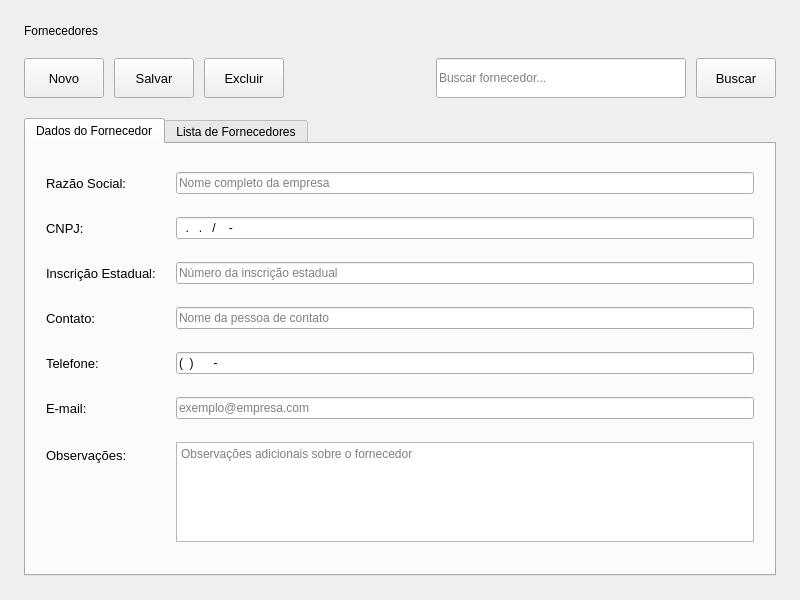
<?xml version='1.0' encoding='UTF-8'?>
<ui version="4.0">
  <class>FornecedoresWidget</class>
  <widget class="QWidget" name="FornecedoresWidget">
    <property name="geometry">
      <rect>
        <x>0</x>
        <y>0</y>
        <width>800</width>
        <height>600</height>
      </rect>
    </property>
    <property name="windowTitle">
      <string>Fornecedores</string>
    </property>
    <layout class="QVBoxLayout" name="verticalLayout">
      <property name="spacing">
        <number>20</number>
      </property>
      <property name="leftMargin">
        <number>24</number>
      </property>
      <property name="topMargin">
        <number>24</number>
      </property>
      <property name="rightMargin">
        <number>24</number>
      </property>
      <property name="bottomMargin">
        <number>24</number>
      </property>
      <item>
        <widget class="QLabel" name="lbl_title">
          <property name="text">
            <string>Fornecedores</string>
          </property>
          <property name="alignment">
            <set>Qt::AlignmentFlag::AlignLeft | Qt::AlignmentFlag::AlignVCenter</set>
          </property>
        </widget>
      </item>
      <item>
        <layout class="QHBoxLayout" name="horizontalLayout">
          <property name="spacing">
            <number>10</number>
          </property>
          <property name="leftMargin">
            <number>0</number>
          </property>
          <property name="topMargin">
            <number>0</number>
          </property>
          <property name="rightMargin">
            <number>0</number>
          </property>
          <property name="bottomMargin">
            <number>0</number>
          </property>
          <item>
            <widget class="QPushButton" name="btn_novo">
              <property name="minimumSize">
                <size>
                  <width>0</width>
                  <height>40</height>
                </size>
              </property>
              <property name="font">
                <font>
                  <family>Segoe UI</family>
                  <pointsize>10</pointsize>
                </font>
              </property>
              <property name="cursor">
                <cursorShape>PointingHandCursor</cursorShape>
              </property>
              <property name="toolTip">
                <string>Adicionar novo fornecedor</string>
              </property>
              <property name="text">
                <string>Novo</string>
              </property>
            </widget>
          </item>
          <item>
            <widget class="QPushButton" name="btn_salvar">
              <property name="minimumSize">
                <size>
                  <width>0</width>
                  <height>40</height>
                </size>
              </property>
              <property name="font">
                <font>
                  <family>Segoe UI</family>
                  <pointsize>10</pointsize>
                </font>
              </property>
              <property name="cursor">
                <cursorShape>PointingHandCursor</cursorShape>
              </property>
              <property name="toolTip">
                <string>Salvar fornecedor atual</string>
              </property>
              <property name="text">
                <string>Salvar</string>
              </property>
            </widget>
          </item>
          <item>
            <widget class="QPushButton" name="btn_excluir">
              <property name="minimumSize">
                <size>
                  <width>0</width>
                  <height>40</height>
                </size>
              </property>
              <property name="font">
                <font>
                  <family>Segoe UI</family>
                  <pointsize>10</pointsize>
                </font>
              </property>
              <property name="cursor">
                <cursorShape>PointingHandCursor</cursorShape>
              </property>
              <property name="toolTip">
                <string>Excluir fornecedor selecionado</string>
              </property>
              <property name="text">
                <string>Excluir</string>
              </property>
            </widget>
          </item>
          <item>
            <spacer name="horizontalSpacer">
              <property name="orientation">
                <enum>Qt::Orientation::Horizontal</enum>
              </property>
              <property name="sizeHint" stdset="0">
                <size>
                  <width>40</width>
                  <height>20</height>
                </size>
              </property>
            </spacer>
          </item>
          <item>
            <widget class="QLineEdit" name="txt_buscar">
              <property name="minimumSize">
                <size>
                  <width>250</width>
                  <height>40</height>
                </size>
              </property>
              <property name="placeholderText">
                <string>Buscar fornecedor...</string>
              </property>
            </widget>
          </item>
          <item>
            <widget class="QPushButton" name="btn_buscar">
              <property name="minimumSize">
                <size>
                  <width>0</width>
                  <height>40</height>
                </size>
              </property>
              <property name="font">
                <font>
                  <family>Segoe UI</family>
                  <pointsize>10</pointsize>
                </font>
              </property>
              <property name="cursor">
                <cursorShape>PointingHandCursor</cursorShape>
              </property>
              <property name="toolTip">
                <string>Buscar fornecedores</string>
              </property>
              <property name="text">
                <string>Buscar</string>
              </property>
            </widget>
          </item>
        </layout>
      </item>
      <item>
        <widget class="QTabWidget" name="tab_widget">
          <property name="currentIndex">
            <number>0</number>
          </property>
          <widget class="QWidget" name="tab_dados">
            <attribute name="title">
              <string>Dados do Fornecedor</string>
            </attribute>
            <layout class="QVBoxLayout" name="verticalLayout_2">
              <property name="spacing">
                <number>20</number>
              </property>
              <property name="leftMargin">
                <number>20</number>
              </property>
              <property name="topMargin">
                <number>20</number>
              </property>
              <property name="rightMargin">
                <number>20</number>
              </property>
              <property name="bottomMargin">
                <number>20</number>
              </property>
              <item>
                <layout class="QFormLayout" name="formLayout">
                  <property name="horizontalSpacing">
                    <number>20</number>
                  </property>
                  <property name="verticalSpacing">
                    <number>15</number>
                  </property>
                  <property name="leftMargin">
                    <number>0</number>
                  </property>
                  <property name="topMargin">
                    <number>0</number>
                  </property>
                  <property name="rightMargin">
                    <number>0</number>
                  </property>
                  <property name="bottomMargin">
                    <number>0</number>
                  </property>
                  <item row="0" column="0">
                    <widget class="QLabel" name="lbl_razao_social">
                      <property name="font">
                        <font>
                          <family>Segoe UI</family>
                          <pointsize>10</pointsize>
                        </font>
                      </property>
                      <property name="text">
                        <string>Razão Social:</string>
                      </property>
                      <property name="buddy">
                        <cstring>txt_razao_social</cstring>
                      </property>
                    </widget>
                  </item>
                  <item row="0" column="1">
                    <widget class="QLineEdit" name="txt_razao_social">
                      <property name="placeholderText">
                        <string>Nome completo da empresa</string>
                      </property>
                    </widget>
                  </item>
                  <item row="1" column="0">
                    <widget class="QLabel" name="lbl_cnpj">
                      <property name="font">
                        <font>
                          <family>Segoe UI</family>
                          <pointsize>10</pointsize>
                        </font>
                      </property>
                      <property name="text">
                        <string>CNPJ:</string>
                      </property>
                      <property name="buddy">
                        <cstring>txt_cnpj</cstring>
                      </property>
                    </widget>
                  </item>
                  <item row="1" column="1">
                    <widget class="QLineEdit" name="txt_cnpj">
                      <property name="inputMask">
                        <string>99.999.999/9999-99</string>
                      </property>
                      <property name="placeholderText">
                        <string>00.000.000/0000-00</string>
                      </property>
                    </widget>
                  </item>
                  <item row="2" column="0">
                    <widget class="QLabel" name="lbl_inscricao_estadual">
                      <property name="font">
                        <font>
                          <family>Segoe UI</family>
                          <pointsize>10</pointsize>
                        </font>
                      </property>
                      <property name="text">
                        <string>Inscrição Estadual:</string>
                      </property>
                      <property name="buddy">
                        <cstring>txt_inscricao_estadual</cstring>
                      </property>
                    </widget>
                  </item>
                  <item row="2" column="1">
                    <widget class="QLineEdit" name="txt_inscricao_estadual">
                      <property name="placeholderText">
                        <string>Número da inscrição estadual</string>
                      </property>
                    </widget>
                  </item>
                  <item row="3" column="0">
                    <widget class="QLabel" name="lbl_contato">
                      <property name="font">
                        <font>
                          <family>Segoe UI</family>
                          <pointsize>10</pointsize>
                        </font>
                      </property>
                      <property name="text">
                        <string>Contato:</string>
                      </property>
                      <property name="buddy">
                        <cstring>txt_contato</cstring>
                      </property>
                    </widget>
                  </item>
                  <item row="3" column="1">
                    <widget class="QLineEdit" name="txt_contato">
                      <property name="placeholderText">
                        <string>Nome da pessoa de contato</string>
                      </property>
                    </widget>
                  </item>
                  <item row="4" column="0">
                    <widget class="QLabel" name="lbl_telefone">
                      <property name="font">
                        <font>
                          <family>Segoe UI</family>
                          <pointsize>10</pointsize>
                        </font>
                      </property>
                      <property name="text">
                        <string>Telefone:</string>
                      </property>
                      <property name="buddy">
                        <cstring>txt_telefone</cstring>
                      </property>
                    </widget>
                  </item>
                  <item row="4" column="1">
                    <widget class="QLineEdit" name="txt_telefone">
                      <property name="inputMask">
                        <string>(99) 99999-9999</string>
                      </property>
                      <property name="placeholderText">
                        <string>(00) 00000-0000</string>
                      </property>
                    </widget>
                  </item>
                  <item row="5" column="0">
                    <widget class="QLabel" name="lbl_email">
                      <property name="font">
                        <font>
                          <family>Segoe UI</family>
                          <pointsize>10</pointsize>
                        </font>
                      </property>
                      <property name="text">
                        <string>E-mail:</string>
                      </property>
                      <property name="buddy">
                        <cstring>txt_email</cstring>
                      </property>
                    </widget>
                  </item>
                  <item row="5" column="1">
                    <widget class="QLineEdit" name="txt_email">
                      <property name="placeholderText">
                        <string>exemplo@empresa.com</string>
                      </property>
                    </widget>
                  </item>
                  <item row="6" column="0">
                    <widget class="QLabel" name="lbl_observacoes">
                      <property name="font">
                        <font>
                          <family>Segoe UI</family>
                          <pointsize>10</pointsize>
                        </font>
                      </property>
                      <property name="text">
                        <string>Observações:</string>
                      </property>
                      <property name="buddy">
                        <cstring>txt_observacoes</cstring>
                      </property>
                    </widget>
                  </item>
                  <item row="6" column="1">
                    <widget class="QTextEdit" name="txt_observacoes">
                      <property name="maximumSize">
                        <size>
                          <width>16777215</width>
                          <height>100</height>
                        </size>
                      </property>
                      <property name="placeholderText">
                        <string>Observações adicionais sobre o fornecedor</string>
                      </property>
                    </widget>
                  </item>
                </layout>
              </item>
            </layout>
          </widget>
          <widget class="QWidget" name="tab_lista">
            <attribute name="title">
              <string>Lista de Fornecedores</string>
            </attribute>
            <layout class="QVBoxLayout" name="verticalLayout_3">
              <property name="spacing">
                <number>20</number>
              </property>
              <property name="leftMargin">
                <number>20</number>
              </property>
              <property name="topMargin">
                <number>20</number>
              </property>
              <property name="rightMargin">
                <number>20</number>
              </property>
              <property name="bottomMargin">
                <number>20</number>
              </property>
              <item>
                <widget class="QTableView" name="tbl_fornecedores">
                  <property name="alternatingRowColors">
                    <bool>true</bool>
                  </property>
                  <property name="selectionBehavior">
                    <enum>QAbstractItemView::SelectionBehavior::SelectRows</enum>
                  </property>
                  <attribute name="horizontalHeaderStretchLastSection">
                    <bool>true</bool>
                  </attribute>
                  <attribute name="verticalHeaderVisible">
                    <bool>false</bool>
                  </attribute>
                </widget>
              </item>
            </layout>
          </widget>
        </widget>
      </item>
    </layout>
  </widget>
  <tabstops>
    <tabstop>btn_novo</tabstop>
    <tabstop>btn_salvar</tabstop>
    <tabstop>btn_excluir</tabstop>
    <tabstop>txt_buscar</tabstop>
    <tabstop>btn_buscar</tabstop>
    <tabstop>tab_widget</tabstop>
    <tabstop>txt_razao_social</tabstop>
    <tabstop>txt_cnpj</tabstop>
    <tabstop>txt_inscricao_estadual</tabstop>
    <tabstop>txt_contato</tabstop>
    <tabstop>txt_telefone</tabstop>
    <tabstop>txt_email</tabstop>
    <tabstop>txt_observacoes</tabstop>
    <tabstop>tbl_fornecedores</tabstop>
  </tabstops>
  <resources />
  <connections />
</ui>
